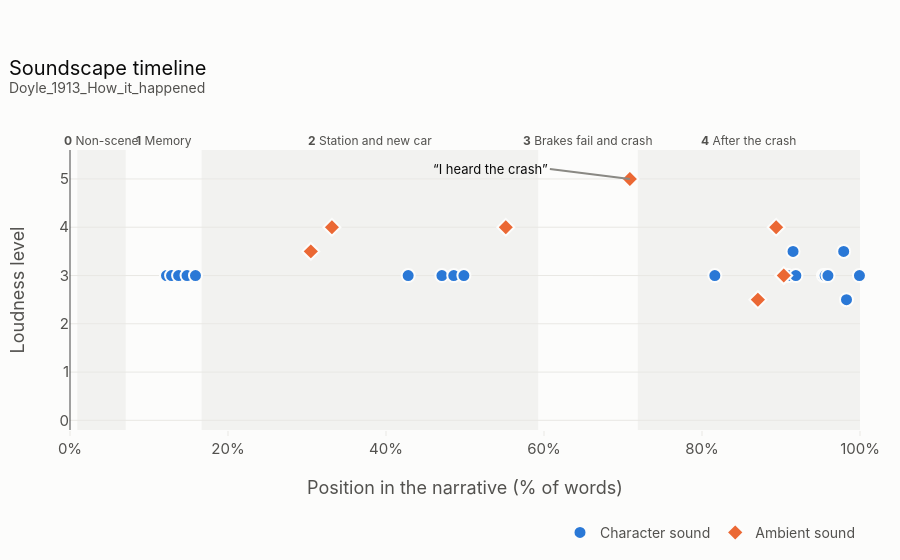

The code cell stored with this chart in its notebook:
### Markdown cell above
## Fig. 2 · Soundscape timeline

Every sound event at its position in the text (x = % of the story's words), with scenes as bands. For *How It Happened* this shows the arc of the story in sound. The non-scene opening is silent. Speech tags stay at a steady 3. The ambient sounds climb as the brakes fail (the clanging lever and the creaking body, both 4) and peak at *I heard the crash* (5). After the crash come hushed voices (2.5) and cries (3.5–4) around a narrator whom nobody hears (*they did not seem to hear me*).

Events without a loudness value are not shown here; they are listed in section 1 and counted in Fig. 4.

### Code cell
def build_timeline(d):
    ev, sc = d['events'], d['scenes']
    traces, shapes, ann = [], [], []
    for cls in CLASSES:
        e = ev[(ev['sound_class'] == cls) & ev['loudness'].notna()]
        traces.append(go.Scatter(
            x=e['pos_pct'], y=e['loudness'], mode='markers', cliponaxis=False, name=CLASS_LABEL[cls], legendgroup=cls,
            marker=dict(color=CLASS_COLOR[cls], size=13, symbol=CLASS_SYMBOL[cls],
                        line=dict(color=SURFACE, width=2)),
            text=[wrap(s) for s in e['span']], customdata=np.stack([e['scene_label'], [wrap(c, 70) for c in e['context']]], axis=-1),
            hovertemplate='<b>%{text}</b><br>Loudness %{y} · %{customdata[0]}<br><span style="color:#52514e">%{customdata[1]}</span><extra></extra>',
        ))
    for i, s in sc.iterrows():
        if i % 2 == 0:
            shapes.append(dict(type='rect', xref='x', yref='paper', x0=s['start_pct'], x1=s['end_pct'], y0=0, y1=1,
                               fillcolor=BAND, line_width=0, layer='below'))
        ann.append(dict(x=(s['start_pct'] + s['end_pct']) / 2, y=1.0, xref='x', yref='paper', yanchor='bottom',
                        text=f"<b>{s['scene']}</b> {s['label']}", showarrow=False,
                        font=dict(size=12, color=INK_2)))
    # annotate the loudest event
    v = ev.dropna(subset=['loudness'])
    if len(v):
        top = v.loc[v['loudness'].idxmax()]
        ann.append(dict(x=top['pos_pct'], y=top['loudness'], text=f"“{top['span']}”", showarrow=True,
                        arrowhead=0, arrowcolor=INK_3, ax=-80, ay=-10, font=dict(size=13, color=INK),
                        xanchor='right'))
    return traces, shapes, ann

fig2 = multi_file_figure(build_timeline, 'Soundscape timeline', height=560,
                         xaxis=dict(title='Position in the narrative (% of words)', range=[0, 100], ticksuffix='%'),
                         yaxis=dict(title='Loudness level', range=[-0.2, 5.6], dtick=1),
                         margin=dict(t=120))
fig2.update_layout(
    legend=dict(orientation='h', x=1, xanchor='right', y=1.08, yanchor='bottom'),
    margin=dict(t=150, r=40),
)
fig2.show()
export(fig2, 'fig2_soundscape_timeline', height=560)

### Figure 1 — Plotly figure (JSON) as saved in the notebook; plotly's stock layout.template omitted (floating-point values rounded to 4 significant figures)
{"data": [{"cliponaxis": false, "customdata": [["Memory", "Robur which had only been delivered that day I remember «also asking<br>Perkins» my chauffeur how she had gone and his saying that"], ["Memory", "remember also asking Perkins my chauffeur how she had gone «and his<br>saying» that he thought she was excellent I'll try her myself"], ["Memory", "that he thought she was excellent I'll try her myself «said I» and I<br>climbed into the driver's seat The gears are"], ["Memory", "into the driver's seat The gears are not the same «said he» Perhaps<br>sir I had better drive No I should like"], ["Memory", "had better drive No I should like to try her «said I» And so we<br>started on the five-mile drive for home"], ["Station and new car", "and he read my intention I wouldn't do it sir «said he» At this pace<br>it must go over and we should"], ["Station and new car", "laid his hands on the wheel I'll keep her steady «said he» if you care<br>to jump and chance it We can"], ["Station and new car", "can never get round that curve Better jump sir No «said I» I'll stick<br>it out You can jump if you like"], ["Station and new car", "jump if you like I'll stick it with you sir «said he» If it had been<br>the old car I should have"], ["After the crash", "as I found them without questioning them What a smash «I said» Good<br>Lord what an awful smash He nodded his head"], ["After the crash", "Lift it easy cried a voice It's only my leg «said another one» which I<br>recognised as Perkins's Where's master he cried Here"], ["After the crash", "said another one which I recognised as Perkins's Where's master «he<br>cried» Here I am I answered but they did not seem"], ["After the crash", "recognised as Perkins's Where's master he cried Here I am «I answered»<br>but they did not seem to hear me They were"], ["After the crash", "and happy in spite of all No pain of course «said he» None said I<br>There never is said he And then"], ["After the crash", "spite of all No pain of course said he None «said I» There never is<br>said he And then suddenly a wave"], ["After the crash", "of course said he None said I There never is «said he» And then<br>suddenly a wave of amazement passed over me"], ["After the crash", "died of enteric at Bloemfontein in the Boer War Stanley «I cried» and<br>the words seemed to choke my throat Stanley you"], ["After the crash", "enteric at Bloemfontein in the Boer War Stanley I cried «and the words<br>seemed to choke my throat» Stanley you are dead He looked at me with<br>the"], ["After the crash", "with the same old gentle wistful smile So are you «he answered»"]], "hovertemplate": "<b>%{text}</b><br>Loudness %{y} · %{customdata[0]}<br><span style=\"color:#52514e\">%{customdata[1]}</span><extra></extra>", "legendgroup": "character_sound", "marker": {"color": "#2a78d6", "line": {"color": "#fcfcfb", "width": 2}, "size": 13, "symbol": "circle"}, "mode": "markers", "name": "Character sound", "text": ["also asking Perkins", "and his saying", "said I", "said he", "said I", "said he", "said he", "said I", "said he", "I said", "said another one", "he cried", "I answered", "said he", "said I", "said he", "I cried", "and the words seemed to choke my throat", "he answered"], "visible": true, "x": [12.22, 12.86, 13.75, 14.81, 15.88, 42.81, 47.08, 48.58, 49.86, 81.62, 90.85, 91.52, 91.88, 95.37, 95.58, 95.94, 97.93, 98.29, 99.93], "y": [3, 3, 3, 3, 3, 3, 3, 3, 3, 3, 3, 3.5, 3, 3, 3, 3, 3.5, 2.5, 3], "type": "scatter"}, {"cliponaxis": false, "customdata": [["Station and new car", "By this time she was going at a great rate «so I clapped on both<br>brakes» and one after the other they gave way I didn't"], ["Station and new car", "but when I put all my weight on my side-brake «and the lever clanged<br>to its full limit without a catch» it brought a cold sweat out of me<br>By this"], ["Station and new car", "pace The wheels were whirring like a high wind and «the big body<br>creaking and groaning with the strain» But the lights were brilliant<br>and one could steer to"], ["Brakes fail and crash", "struck full on the right-hand pillar of my own gate «I heard the<br>crash» I was conscious of flying through the air and then"], ["After the crash", "the moving lanterns I saw the little group of people «and heard the<br>hushed voices» There were the lodge-keeper and his wife and one or"], ["After the crash", "notice of me but were very busy round the car «Then suddenly I heard a<br>cry of pain» The weight is on him Lift it easy cried a"], ["After the crash", "of pain The weight is on him Lift it easy «cried a voice» It's only my<br>leg said another one which I recognised"]], "hovertemplate": "<b>%{text}</b><br>Loudness %{y} · %{customdata[0]}<br><span style=\"color:#52514e\">%{customdata[1]}</span><extra></extra>", "legendgroup": "ambient_sound", "marker": {"color": "#eb6834", "line": {"color": "#fcfcfb", "width": 2}, "size": 13, "symbol": "diamond"}, "mode": "markers", "name": "Ambient sound", "text": ["so I clapped on both brakes", "and the lever clanged to its full limit without a catch", "the big body creaking and groaning with the strain", "I heard the crash", "and heard the hushed voices", "Then suddenly I heard a cry of pain", "cried a voice"], "visible": true, "x": [30.48, 33.16, 55.16, 70.87, 87.07, 89.39, 90.35], "y": [3.5, 4, 4, 5, 2.5, 4, 3], "type": "scatter"}], "layout": {"xaxis": {"title": {"text": "Position in the narrative (% of words)"}, "range": [0, 100], "ticksuffix": "%"}, "yaxis": {"title": {"text": "Loudness level"}, "range": [-0.2, 5.6], "dtick": 1}, "margin": {"t": 150, "r": 40}, "title": {"text": "Soundscape timeline<br><sup style=\"color:#52514e\">Doyle_1913_How_it_happened</sup>"}, "shapes": [{"fillcolor": "rgba(82,81,78,0.06)", "layer": "below", "type": "rect", "x0": 0.9259, "x1": 7.051, "xref": "x", "y0": 0, "y1": 1, "yref": "paper", "line": {"width": 0}}, {"fillcolor": "rgba(82,81,78,0.06)", "layer": "below", "type": "rect", "x0": 16.67, "x1": 59.26, "xref": "x", "y0": 0, "y1": 1, "yref": "paper", "line": {"width": 0}}, {"fillcolor": "rgba(82,81,78,0.06)", "layer": "below", "type": "rect", "x0": 71.87, "x1": 100, "xref": "x", "y0": 0, "y1": 1, "yref": "paper", "line": {"width": 0}}], "annotations": [{"font": {"color": "#52514e", "size": 12}, "showarrow": false, "text": "<b>0</b> Non-scene", "x": 3.989, "xref": "x", "y": 1, "yanchor": "bottom", "yref": "paper"}, {"font": {"color": "#52514e", "size": 12}, "showarrow": false, "text": "<b>1</b> Memory", "x": 11.86, "xref": "x", "y": 1, "yanchor": "bottom", "yref": "paper"}, {"font": {"color": "#52514e", "size": 12}, "showarrow": false, "text": "<b>2</b> Station and new car", "x": 37.96, "xref": "x", "y": 1, "yanchor": "bottom", "yref": "paper"}, {"font": {"color": "#52514e", "size": 12}, "showarrow": false, "text": "<b>3</b> Brakes fail and crash", "x": 65.56, "xref": "x", "y": 1, "yanchor": "bottom", "yref": "paper"}, {"font": {"color": "#52514e", "size": 12}, "showarrow": false, "text": "<b>4</b> After the crash", "x": 85.93, "xref": "x", "y": 1, "yanchor": "bottom", "yref": "paper"}, {"arrowcolor": "#8a8984", "arrowhead": 0, "ax": -80, "ay": -10, "font": {"color": "#0b0b0b", "size": 13}, "showarrow": true, "text": "“I heard the crash”", "x": 70.87, "xanchor": "right", "y": 5}], "height": 560, "legend": {"orientation": "h", "x": 1, "xanchor": "right", "y": 1.08, "yanchor": "bottom"}}}
